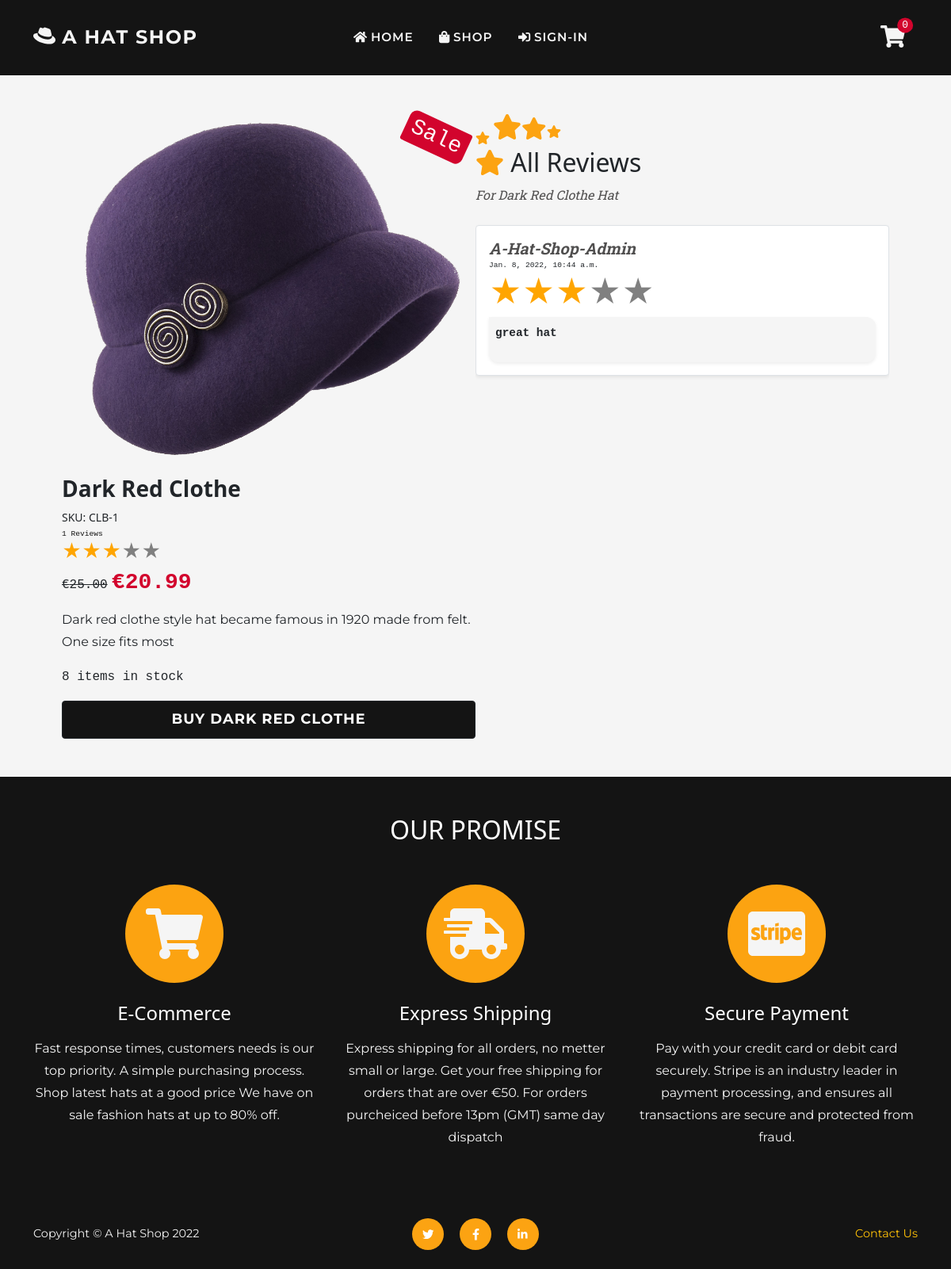
The page /review/all/1/ on the database its author committed.
### shop/models.py (models this page shows, shortened)
class Product(models.Model):
    sku = models.CharField(max_length=60)
    category = models.ForeignKey(
        'Category', null=True, blank=True,
        on_delete=models.SET_NULL)
    style = models.CharField(max_length=60)
    color = models.CharField(max_length=60)
    name = models.CharField(max_length=60)
    description = models.TextField(max_length=250)
    price = models.DecimalField(
        max_digits=6, decimal_places=2)
    image = models.ImageField(null=True, blank=True)
    sale = models.BooleanField(default=False)
    sale_price = models.DecimalField(
        max_digits=6, decimal_places=2,
        null=True, blank=True)
    item_count = models.IntegerField(
        blank=False, null=False, default=0)
    rating = models.DecimalField(
        max_digits=6, decimal_places=2,
        null=True, blank=True)
    rating_counter = models.PositiveSmallIntegerField(default=0)

### reviews/models.py (models this page shows, shortened)
class ProductReview(models.Model):
    CHOICES = [(i, i) for i in range(6)]
    user_profile = models.ForeignKey(
        User, on_delete=models.CASCADE,
        related_name='user_review')
    product = models.ForeignKey(
        Product, on_delete=models.CASCADE,
        related_name='product_review')
    rating = models.PositiveSmallIntegerField(
        default=5, choices=CHOICES)
    review = models.TextField(max_length=500)
    order = models.ForeignKey(
        Order, on_delete=models.CASCADE,
        related_name='order_review', null=True)
    date = models.DateTimeField(auto_now_add=True)

### reviews/views.py (the view)
# urls.py: path('all/<int:item_id>/', views.all_reviews, name='all_reviews'),
def all_reviews(request, item_id):
    item = get_object_or_404(Product, pk=item_id)
    reviews = item.product_review.all()
    context = {
        'item': item,
        'reviews': reviews,
    }
    return render(request, 'review/reviews.html', context)

### cart/contexts.py (called while the page is built, shortened)
def cart_contents(request):
    cart_items = []
    total = 0
    before = 0
    item_count = 0
    availability = 0
    cart = request.session.get('cart', {})
    if total < 50:
        delivery = total * Decimal(10 / 100)
        free_deivery = 50 * total
    else:
        delivery = 0
        free_deivery = 0
    delivery = round(delivery, 2)
    grand_total = delivery + total
    grand_total = round(grand_total, 2)
    context = {
        'cart_items': cart_items,
        'total': total,
        'before': before,
        'item_count': item_count,
        'delivery': delivery,
        'free_deivery': free_deivery,
        'deivery_treshold': 10,
        'grand_total': grand_total,
    }
    return context

### reviews/contexts.py (called while the page is built)
def review_context(request):
    review_items = ProductReview.objects.all()
    context = {
        'review_items': review_items,
    }
    return context

### support/contexts.py (called while the page is built, shortened)
def message_context(request):
    unread_messages_count = 0
    user_messages = None
    all_messages = Message.objects.all()
    context = {
        'unread_messages_count': unread_messages_count,
        'user_messages': user_messages,
    }
    return context

### reviews/templates/review/reviews.html
{% extends 'base.html' %}
{% load static %}
{% block page_header %}
<header class="py-5">
</header>
{% endblock %}
{% block content %}
<section class="page-section">
    <div class="container px-lg-5">
        <div class="item d-md-flex">
            {% include 'includes/review-product.html' %}
            <div class="col-md-6  review-container">
                <div class="star-fearure">
                    <span class="text-warning"><i class="fas fa-star"></i></span><span class="text-warning">
                        <i class="fas h2 fa-star"></i></span><span class="text-warning"><i
                            class="fas h3 fa-star"></i></span><span class="text-warning"><i
                            class="fas h6 fa-star"></i></span>
                </div>
                <h2><span class="text-warning"><i class="fas fa-star"></i></span> All Reviews</h2>
                <p class="m-0 text-muted text-italic text-capitalize">For {{ item.name }} hat</p>
                {% if reviews %}
                {% for review in reviews reversed %}
                <div class="mt-4 shadow-sm border rounded p-3 bg-white">
                    <span class="m-0 fw-bolder text-muted h5 text-italic text-capitalize">{{ review.user_profile }}</span>
                    {% include 'includes/reviews-stars.html' %}
                </div>
                {% endfor %}
                {% endif %}
            </div>
        </div>
    </div>
</section>
{% endblock %}

### reviews/templates/includes/review-product.html (shortened to what this page needs)
{% load thumbnail %}
<div class="col-md-6 mb-4 mb-md-0">
    <div class="position-relative mb-3">
        {% thumbnail item.image "672" format="WEBP" as im %}
        <img class="card-img-top mb-md-0" src="{{ im.url }}"
        width="672" heiht="100%"
            alt="An image for product {{ item.name }} color {{ item.color }}" />
        {% endthumbnail %}
        {% if item.sale %}
        <div class="badge bg-danger text-white position-absolute w-auto" style="top: 0.5rem; right: 0.5rem">
            <h3 class="m-0 font-monospace">Sale</h3>
        </div>
        {% endif %}
    </div>
    <h3 class="fw-bolder text-capitalize">{{ item.name }}</h3>
    <div class="small mb-1">SKU: {{ item.sku }}</div>
    {% include 'includes/item-stars.html' %}
    <div class="fs-5 mb-3">
        {% if item.sale %}
        <span class="text-decoration-line-through h6 font-monospace">€{{ item.price }}</span>
        <span class="text-danger h3 fw-bolder font-monospace">€{{ item.sale_price }} </span>
        {% else %}
        <span class="font-monospace fw-bolder h3">€{{ item.price }} </span>
        {% endif %}
    </div>
    <p class="font-text">{{ item.description }}</p>
    {% if item.item_count == 0 %}
    <p class="text-danger font-monospace">{{ item.item_count }} Out of stock</p>
    {% elif item.item_count < 5 %} <p class="text-danger font-monospace">
        Only {{ item.item_count }} left in stock.
        </p>
        {% else %}
        <p class="font-monospace">{{ item.item_count }} items in stock</p>
        {% endif %}
        <a href="{% url 'shop_item' item.id %}" class="w-100 btn-xl btn text-uppercase btn-dark">Buy {{ item.name }}</a>
</div>

### reviews/templates/includes/item-stars.html (shortened to what this page needs)
<div class="star_container">
    {% if item.rating %}
    <div class="my-auto text-primary time font-monospace p-0 me-2">{{ item.rating_counter }} Reviews</div>
    <a href="{% url 'all_reviews' item.id %}"
    title="Go to {{ item.name }} reviews page"
    aria-label="A link to product {{ item.name }} reviews page">
    <div class="stars h4"
        style="background-image: linear-gradient(to right, orange, orange {% widthratio item.rating 5 100 %}%, gray {% widthratio item.rating 5 100 %}%, gray 100%)">
    </div>
    </a>
    {% else %}
    <div class="my-auto time font-monospace text-primary p-0 me-2">No Reviews yet</div>
    <div class="stars h4" style="background-image: linear-gradient(to right, gray, gray)">
        ★★★★★
    </div>
    {% endif %}
</div>

### reviews/templates/includes/reviews-stars.html (shortened to what this page needs)
<div>
    <p class="m-0 time font-monospace">{{ review.date }}</p>
    <div class="stars h1"
        style="background-image: linear-gradient(to right, orange, orange {% widthratio review.rating 5 100 %}%, gray {% widthratio review.rating 5 100 %}%, gray 100%)">
    </div>
    <div class="text bg-light p-2 shadow-sm">
        <p class="message fw-bolder font-monospace">{{ review.review }}</p>
    </div>
</div>

### static/css/base.css (style rules this page uses)
:root { --bs-warning: #fca311; --bs-white: #ffffff; --bs-light: #f5f5f5; --bs-dark: #141414; --bs-danger: #d2042d; --bs-success: #6a994e; --bs-primary: #141414; --bs-secondary: #f5f5f5; --bs-primary-rgb: 20, 20, 20; --bs-secondary-rgb: 245, 245, 245; --bs-warning-rgb: 252, 163, 17; --bs-success-rgb: 106, 153, 78; --bs-danger-rgb: 210, 4, 45; --bs-white-rgb: 255, 255, 255; --bs-light-rgb: 245, 245, 245; --bs-dark-rgb: 20, 20, 20; }
.text-muted { color: #504f4f !important; }
.font-text { font-family: "Montserrat", sans-serif; }
.text-italic { font-weight: 400; font-style: italic; font-family: 'Roboto Slab', serif; }
html { scroll-padding-top: 4.5rem; scroll-behavior: smooth; }
body { position: relative; overflow-x: hidden; background-color: #f5f5f5; }
p { line-height: 1.75; }
a { color: blue; }
.text { border-radius: 0 12px 12px 12px; }
section, .page-section { padding: 3rem 0; min-height: 50vh; }
@media (min-width: 768px) { section { padding: 6rem 0; } }
.btn-xl { padding: .6rem; font-weight: 700; font-size: 1.125rem; max-width: 600px; width: 100%; }
.btn { font-family: "Montserrat", sans-serif; font-weight: 700; letter-spacing: .06rem; }
.btn-dark { background-color: #141414; }
.time { font-size: .6rem; }
.message { font-size: .9rem; }
.cart-conteiner .badge, .item .badge, .card .badge { transform: rotate(25deg); border-radius: 9px 3px; }
.card-img-top { padding: .5rem; }

### reviews/static/css/reviews.css (style rules this page uses)
.stars { background-clip: text; -webkit-background-clip: text; -webkit-text-fill-color: transparent; color: transparent; width: fit-content; }
.star_container a { text-decoration: none; }
a .stars { transition: all 250ms; }
.review-container { overflow: auto; }
@media (min-width: 768px) { .review-container { max-height: 90vh; } }

### static/css/forms.css (style rules this page uses)
::placeholder { font-family: "Montserrat", sans-serif; font-weight: 700; color: #c5c5c5 !important; }

### rows shown on the page
Product: name "Dark Red Clothe", sku "CLB-1", rating_counter "1", price "25.00", sale_price "20.99", description "Dark red clothe style hat became famous in 1920 made from felt. One size fits most", item_count "8", name "DARK RED CLOTHE"
ProductReview: user_profile "A-Hat-Shop-Admin", date "Jan. 8, 2022, 10:44 a.m.", review "great hat"

### other values the page prints
{{ item_count }} "0"
